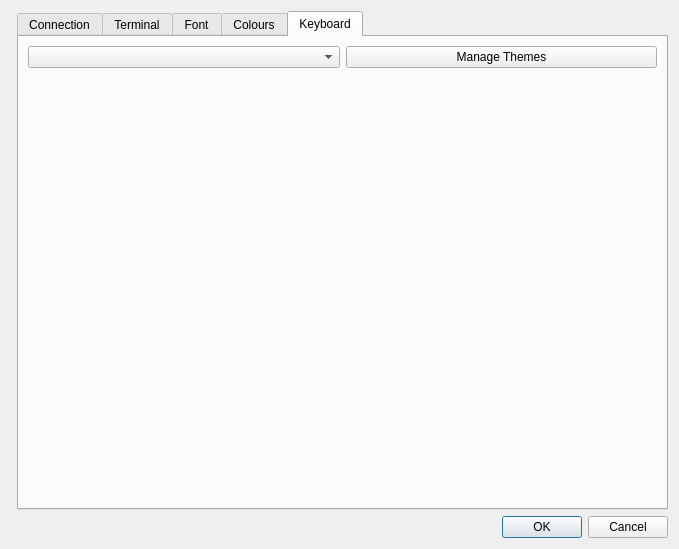
<?xml version="1.0" encoding="UTF-8"?>
<ui version="4.0">
 <class>PreferencesDialog</class>
 <widget class="QDialog" name="PreferencesDialog">
  <property name="geometry">
   <rect>
    <x>0</x>
    <y>0</y>
    <width>679</width>
    <height>549</height>
   </rect>
  </property>
  <property name="sizePolicy">
   <sizepolicy hsizetype="Preferred" vsizetype="Preferred">
    <horstretch>0</horstretch>
    <verstretch>0</verstretch>
   </sizepolicy>
  </property>
  <property name="windowTitle">
   <string>Dialog</string>
  </property>
  <layout class="QFormLayout" name="formLayout_2">
   <item row="0" column="1">
    <widget class="QTabWidget" name="TabsWidget">
     <property name="sizePolicy">
      <sizepolicy hsizetype="Expanding" vsizetype="Expanding">
       <horstretch>0</horstretch>
       <verstretch>1</verstretch>
      </sizepolicy>
     </property>
     <property name="currentIndex">
      <number>4</number>
     </property>
     <widget class="QWidget" name="connection">
      <attribute name="title">
       <string>Connection</string>
      </attribute>
      <layout class="QGridLayout" name="gridLayout_8" rowstretch="0,0,0,0,0,0">
       <item row="2" column="1">
        <widget class="QLineEdit" name="hostLU">
         <property name="enabled">
          <bool>true</bool>
         </property>
        </widget>
       </item>
       <item row="5" column="1">
        <spacer name="verticalSpacer_5">
         <property name="orientation">
          <enum>Qt::Vertical</enum>
         </property>
         <property name="sizeHint" stdset="0">
          <size>
           <width>20</width>
           <height>40</height>
          </size>
         </property>
        </spacer>
       </item>
       <item row="2" column="0">
        <widget class="QLabel" name="label_25">
         <property name="text">
          <string>LU Name</string>
         </property>
        </widget>
       </item>
       <item row="1" column="1">
        <widget class="QLineEdit" name="hostPort">
         <property name="enabled">
          <bool>true</bool>
         </property>
         <property name="sizePolicy">
          <sizepolicy hsizetype="Expanding" vsizetype="Fixed">
           <horstretch>0</horstretch>
           <verstretch>0</verstretch>
          </sizepolicy>
         </property>
        </widget>
       </item>
       <item row="0" column="0">
        <widget class="QLabel" name="label_23">
         <property name="text">
          <string>Hostname or IP address</string>
         </property>
        </widget>
       </item>
       <item row="1" column="0">
        <widget class="QLabel" name="label_24">
         <property name="text">
          <string>Port</string>
         </property>
        </widget>
       </item>
       <item row="0" column="1">
        <widget class="QLineEdit" name="hostName">
         <property name="enabled">
          <bool>true</bool>
         </property>
         <property name="sizePolicy">
          <sizepolicy hsizetype="Expanding" vsizetype="Fixed">
           <horstretch>0</horstretch>
           <verstretch>0</verstretch>
          </sizepolicy>
         </property>
        </widget>
       </item>
       <item row="3" column="0" rowspan="2" colspan="2">
        <widget class="QGroupBox" name="groupBox_7">
         <property name="title">
          <string>Security</string>
         </property>
         <layout class="QFormLayout" name="formLayout_4">
          <item row="0" column="0">
           <layout class="QGridLayout" name="gridLayout_7">
            <item row="0" column="0">
             <widget class="QCheckBox" name="secureConnection">
              <property name="text">
               <string>Secure connection</string>
              </property>
             </widget>
            </item>
           </layout>
          </item>
          <item row="2" column="0">
           <layout class="QGridLayout" name="gridLayout_9"/>
          </item>
          <item row="1" column="0">
           <widget class="QCheckBox" name="verifyCerts">
            <property name="enabled">
             <bool>false</bool>
            </property>
            <property name="text">
             <string>Verify certificate</string>
            </property>
           </widget>
          </item>
         </layout>
        </widget>
       </item>
      </layout>
     </widget>
     <widget class="QWidget" name="Terminal">
      <attribute name="title">
       <string>Terminal</string>
      </attribute>
      <layout class="QGridLayout" name="gridLayout_2">
       <item row="1" column="0" rowspan="2">
        <layout class="QVBoxLayout" name="verticalLayout">
         <item>
          <layout class="QHBoxLayout" name="horizontalLayout">
           <item>
            <widget class="QGroupBox" name="groupBox">
             <property name="title">
              <string>Terminal Characteristics</string>
             </property>
             <layout class="QVBoxLayout" name="verticalLayout_6">
              <item>
               <widget class="QLabel" name="label_7">
                <property name="font">
                 <font>
                  <bold>true</bold>
                 </font>
                </property>
                <property name="text">
                 <string>Model</string>
                </property>
               </widget>
              </item>
              <item>
               <widget class="QComboBox" name="terminalType">
                <property name="frame">
                 <bool>true</bool>
                </property>
                <item>
                 <property name="text">
                  <string>Model 2 (24x80)</string>
                 </property>
                </item>
                <item>
                 <property name="text">
                  <string>Model 3 (32x80)</string>
                 </property>
                </item>
                <item>
                 <property name="text">
                  <string>Model 4 (43x80)</string>
                 </property>
                </item>
                <item>
                 <property name="text">
                  <string>Model 5 (27x132)</string>
                 </property>
                </item>
                <item>
                 <property name="text">
                  <string>Dynamic</string>
                 </property>
                </item>
               </widget>
              </item>
              <item>
               <widget class="QLabel" name="label_5">
                <property name="font">
                 <font>
                  <bold>true</bold>
                 </font>
                </property>
                <property name="text">
                 <string>Dynamic Size</string>
                </property>
               </widget>
              </item>
              <item>
               <layout class="QGridLayout" name="gridLayout_3">
                <item row="1" column="0">
                 <widget class="QSpinBox" name="terminalRows">
                  <property name="enabled">
                   <bool>false</bool>
                  </property>
                  <property name="maximum">
                   <number>999</number>
                  </property>
                 </widget>
                </item>
                <item row="1" column="1">
                 <widget class="QLabel" name="label_6">
                  <property name="text">
                   <string>x</string>
                  </property>
                  <property name="alignment">
                   <set>Qt::AlignCenter</set>
                  </property>
                 </widget>
                </item>
                <item row="0" column="2">
                 <widget class="QLabel" name="label_9">
                  <property name="text">
                   <string>Columns</string>
                  </property>
                 </widget>
                </item>
                <item row="1" column="2">
                 <widget class="QSpinBox" name="terminalCols">
                  <property name="enabled">
                   <bool>false</bool>
                  </property>
                  <property name="maximum">
                   <number>999</number>
                  </property>
                 </widget>
                </item>
                <item row="0" column="0">
                 <widget class="QLabel" name="label_8">
                  <property name="text">
                   <string>Rows</string>
                  </property>
                 </widget>
                </item>
                <item row="1" column="3">
                 <spacer name="horizontalSpacer_2">
                  <property name="orientation">
                   <enum>Qt::Horizontal</enum>
                  </property>
                  <property name="sizeHint" stdset="0">
                   <size>
                    <width>40</width>
                    <height>20</height>
                   </size>
                  </property>
                 </spacer>
                </item>
               </layout>
              </item>
              <item>
               <widget class="QCheckBox" name="stretch">
                <property name="text">
                 <string>Stretch screen to fit window</string>
                </property>
                <property name="checked">
                 <bool>true</bool>
                </property>
               </widget>
              </item>
              <item>
               <widget class="QLabel" name="label_26">
                <property name="font">
                 <font>
                  <bold>true</bold>
                 </font>
                </property>
                <property name="text">
                 <string>Terminal Code Page</string>
                </property>
               </widget>
              </item>
              <item>
               <widget class="QComboBox" name="CodePages"/>
              </item>
              <item>
               <spacer name="verticalSpacer">
                <property name="orientation">
                 <enum>Qt::Vertical</enum>
                </property>
                <property name="sizeHint" stdset="0">
                 <size>
                  <width>20</width>
                  <height>40</height>
                 </size>
                </property>
               </spacer>
              </item>
             </layout>
            </widget>
           </item>
           <item>
            <layout class="QVBoxLayout" name="verticalLayout_3">
             <item>
              <widget class="QGroupBox" name="groupBox_2">
               <property name="title">
                <string>Cursor Settings</string>
               </property>
               <layout class="QGridLayout" name="gridLayout_5">
                <item row="0" column="0" colspan="2">
                 <widget class="QCheckBox" name="cursorColour">
                  <property name="text">
                   <string>Inherit colour of underlying character</string>
                  </property>
                 </widget>
                </item>
                <item row="3" column="0" colspan="2">
                 <widget class="QSlider" name="cursorBlinkSpeed">
                  <property name="minimum">
                   <number>1</number>
                  </property>
                  <property name="maximum">
                   <number>4</number>
                  </property>
                  <property name="singleStep">
                   <number>1</number>
                  </property>
                  <property name="pageStep">
                   <number>1</number>
                  </property>
                  <property name="orientation">
                   <enum>Qt::Horizontal</enum>
                  </property>
                  <property name="invertedAppearance">
                   <bool>false</bool>
                  </property>
                  <property name="tickPosition">
                   <enum>QSlider::TicksBelow</enum>
                  </property>
                  <property name="tickInterval">
                   <number>1</number>
                  </property>
                 </widget>
                </item>
                <item row="2" column="0">
                 <widget class="QLabel" name="label">
                  <property name="text">
                   <string>Blink Speed</string>
                  </property>
                 </widget>
                </item>
                <item row="4" column="0" colspan="2">
                 <layout class="QHBoxLayout" name="horizontalLayout_4">
                  <item>
                   <widget class="QLabel" name="label_2">
                    <property name="text">
                     <string>Slow</string>
                    </property>
                   </widget>
                  </item>
                  <item>
                   <widget class="QLabel" name="label_3">
                    <property name="sizePolicy">
                     <sizepolicy hsizetype="Preferred" vsizetype="Preferred">
                      <horstretch>0</horstretch>
                      <verstretch>0</verstretch>
                     </sizepolicy>
                    </property>
                    <property name="text">
                     <string>Fast</string>
                    </property>
                    <property name="alignment">
                     <set>Qt::AlignRight|Qt::AlignTrailing|Qt::AlignVCenter</set>
                    </property>
                   </widget>
                  </item>
                 </layout>
                </item>
                <item row="1" column="0" colspan="2">
                 <widget class="QCheckBox" name="cursorBlink">
                  <property name="text">
                   <string>Blink</string>
                  </property>
                 </widget>
                </item>
                <item row="6" column="0" colspan="2">
                 <layout class="QGridLayout" name="gridLayout_6">
                  <item row="0" column="4">
                   <widget class="QComboBox" name="crosshair">
                    <property name="enabled">
                     <bool>false</bool>
                    </property>
                   </widget>
                  </item>
                  <item row="0" column="3">
                   <widget class="QLabel" name="label_22">
                    <property name="text">
                     <string>Style</string>
                    </property>
                   </widget>
                  </item>
                  <item row="0" column="1">
                   <widget class="QCheckBox" name="rulerOn">
                    <property name="text">
                     <string>Display Ruler</string>
                    </property>
                   </widget>
                  </item>
                  <item row="0" column="2">
                   <spacer name="horizontalSpacer">
                    <property name="orientation">
                     <enum>Qt::Horizontal</enum>
                    </property>
                    <property name="sizeHint" stdset="0">
                     <size>
                      <width>40</width>
                      <height>20</height>
                     </size>
                    </property>
                   </spacer>
                  </item>
                 </layout>
                </item>
                <item row="5" column="0">
                 <spacer name="verticalSpacer_4">
                  <property name="orientation">
                   <enum>Qt::Vertical</enum>
                  </property>
                  <property name="sizeHint" stdset="0">
                   <size>
                    <width>20</width>
                    <height>40</height>
                   </size>
                  </property>
                 </spacer>
                </item>
               </layout>
              </widget>
             </item>
             <item>
              <widget class="QGroupBox" name="groupBox_5">
               <property name="title">
                <string>Tweaks</string>
               </property>
               <layout class="QVBoxLayout" name="verticalLayout_4">
                <item>
                 <widget class="QCheckBox" name="deleteSameLine">
                  <property name="text">
                   <string>Delete honours current line only</string>
                  </property>
                 </widget>
                </item>
                <item>
                 <widget class="QCheckBox" name="backspaceStop">
                  <property name="text">
                   <string>Backspace stops at field start</string>
                  </property>
                 </widget>
                </item>
                <item>
                 <spacer name="verticalSpacer_3">
                  <property name="orientation">
                   <enum>Qt::Vertical</enum>
                  </property>
                  <property name="sizeHint" stdset="0">
                   <size>
                    <width>20</width>
                    <height>40</height>
                   </size>
                  </property>
                 </spacer>
                </item>
               </layout>
              </widget>
             </item>
            </layout>
           </item>
          </layout>
         </item>
        </layout>
       </item>
      </layout>
     </widget>
     <widget class="QWidget" name="FontTab">
      <attribute name="title">
       <string>Font</string>
      </attribute>
      <layout class="QVBoxLayout" name="verticalLayout_10">
       <item>
        <layout class="QVBoxLayout" name="FontLayout">
         <item>
          <layout class="QVBoxLayout" name="verticalLayout_5"/>
         </item>
         <item>
          <layout class="QGridLayout" name="gridLayout">
           <item row="0" column="0">
            <widget class="QGroupBox" name="groupBox_6">
             <property name="title">
              <string>Font Tweaks</string>
             </property>
             <layout class="QVBoxLayout" name="verticalLayout_8">
              <item>
               <widget class="QComboBox" name="comboBox">
                <item>
                 <property name="text">
                  <string>Leave Zero As Font</string>
                 </property>
                </item>
                <item>
                 <property name="text">
                  <string>Add a dot to Zero</string>
                 </property>
                </item>
                <item>
                 <property name="text">
                  <string>Add a slash to zero</string>
                 </property>
                </item>
               </widget>
              </item>
             </layout>
            </widget>
           </item>
          </layout>
         </item>
        </layout>
       </item>
      </layout>
     </widget>
     <widget class="QWidget" name="Colours">
      <attribute name="title">
       <string>Colours</string>
      </attribute>
      <layout class="QHBoxLayout" name="horizontalLayout_2">
       <item>
        <layout class="QVBoxLayout" name="verticalLayout_2">
         <item>
          <widget class="QLabel" name="label_21">
           <property name="text">
            <string>Colour Theme</string>
           </property>
          </widget>
         </item>
         <item>
          <layout class="QHBoxLayout" name="horizontalLayout_5">
           <item>
            <widget class="QComboBox" name="colourTheme">
             <property name="editable">
              <bool>false</bool>
             </property>
             <item>
              <property name="text">
               <string>Factory</string>
              </property>
             </item>
            </widget>
           </item>
           <item>
            <widget class="QPushButton" name="manageColourThemes">
             <property name="enabled">
              <bool>true</bool>
             </property>
             <property name="text">
              <string>Manage Themes</string>
             </property>
             <property name="autoDefault">
              <bool>false</bool>
             </property>
            </widget>
           </item>
          </layout>
         </item>
         <item>
          <spacer name="verticalSpacer_2">
           <property name="orientation">
            <enum>Qt::Vertical</enum>
           </property>
           <property name="sizeHint" stdset="0">
            <size>
             <width>20</width>
             <height>40</height>
            </size>
           </property>
          </spacer>
         </item>
         <item>
          <layout class="QHBoxLayout" name="horizontalLayout_3">
           <item>
            <widget class="QGroupBox" name="groupBox_3">
             <property name="enabled">
              <bool>true</bool>
             </property>
             <property name="title">
              <string>Base Colours</string>
             </property>
             <layout class="QFormLayout" name="formLayout">
              <item row="0" column="0">
               <widget class="QLabel" name="label_4">
                <property name="text">
                 <string>Unprotected</string>
                </property>
                <property name="buddy">
                 <cstring>baseUnprotected</cstring>
                </property>
               </widget>
              </item>
              <item row="0" column="1">
               <widget class="QPushButton" name="baseUnprotected">
                <property name="enabled">
                 <bool>false</bool>
                </property>
                <property name="styleSheet">
                 <string notr="true">background-color: #ff00ff</string>
                </property>
                <property name="text">
                 <string/>
                </property>
               </widget>
              </item>
              <item row="1" column="0">
               <widget class="QLabel" name="label_10">
                <property name="text">
                 <string>Protected</string>
                </property>
                <property name="buddy">
                 <cstring>baseProtected</cstring>
                </property>
               </widget>
              </item>
              <item row="1" column="1">
               <widget class="QPushButton" name="baseProtected">
                <property name="enabled">
                 <bool>false</bool>
                </property>
                <property name="text">
                 <string/>
                </property>
               </widget>
              </item>
              <item row="2" column="0">
               <widget class="QLabel" name="label_11">
                <property name="text">
                 <string>Unprotected, Intensified</string>
                </property>
                <property name="buddy">
                 <cstring>baseUnprotectedIntensify</cstring>
                </property>
               </widget>
              </item>
              <item row="2" column="1">
               <widget class="QPushButton" name="baseUnprotectedIntensify">
                <property name="enabled">
                 <bool>false</bool>
                </property>
                <property name="text">
                 <string/>
                </property>
               </widget>
              </item>
              <item row="3" column="0">
               <widget class="QLabel" name="label_12">
                <property name="text">
                 <string>Protected, Intensified</string>
                </property>
                <property name="buddy">
                 <cstring>baseProtectedIntensify</cstring>
                </property>
               </widget>
              </item>
              <item row="3" column="1">
               <widget class="QPushButton" name="baseProtectedIntensify">
                <property name="enabled">
                 <bool>false</bool>
                </property>
                <property name="text">
                 <string/>
                </property>
               </widget>
              </item>
             </layout>
            </widget>
           </item>
           <item>
            <widget class="QGroupBox" name="groupBox_4">
             <property name="enabled">
              <bool>true</bool>
             </property>
             <property name="title">
              <string>Extended Colours</string>
             </property>
             <layout class="QFormLayout" name="formLayout_3">
              <item row="0" column="0">
               <widget class="QLabel" name="label_13">
                <property name="text">
                 <string>Black</string>
                </property>
               </widget>
              </item>
              <item row="0" column="1">
               <widget class="QPushButton" name="colourBlack">
                <property name="enabled">
                 <bool>false</bool>
                </property>
                <property name="text">
                 <string/>
                </property>
                <property name="autoDefault">
                 <bool>false</bool>
                </property>
               </widget>
              </item>
              <item row="1" column="0">
               <widget class="QLabel" name="label_14">
                <property name="text">
                 <string>Blue</string>
                </property>
               </widget>
              </item>
              <item row="1" column="1">
               <widget class="QPushButton" name="colourBlue">
                <property name="enabled">
                 <bool>false</bool>
                </property>
                <property name="text">
                 <string/>
                </property>
               </widget>
              </item>
              <item row="2" column="0">
               <widget class="QLabel" name="label_15">
                <property name="text">
                 <string>Red</string>
                </property>
               </widget>
              </item>
              <item row="2" column="1">
               <widget class="QPushButton" name="colourRed">
                <property name="enabled">
                 <bool>false</bool>
                </property>
                <property name="text">
                 <string/>
                </property>
               </widget>
              </item>
              <item row="3" column="0">
               <widget class="QLabel" name="label_16">
                <property name="text">
                 <string>Magenta (Pink)</string>
                </property>
               </widget>
              </item>
              <item row="3" column="1">
               <widget class="QPushButton" name="colourPink">
                <property name="enabled">
                 <bool>false</bool>
                </property>
                <property name="text">
                 <string/>
                </property>
               </widget>
              </item>
              <item row="4" column="0">
               <widget class="QLabel" name="label_17">
                <property name="text">
                 <string>Green</string>
                </property>
               </widget>
              </item>
              <item row="4" column="1">
               <widget class="QPushButton" name="colourGreen">
                <property name="enabled">
                 <bool>false</bool>
                </property>
                <property name="text">
                 <string/>
                </property>
               </widget>
              </item>
              <item row="5" column="0">
               <widget class="QLabel" name="label_18">
                <property name="text">
                 <string>Cyan (Turquoise)</string>
                </property>
               </widget>
              </item>
              <item row="5" column="1">
               <widget class="QPushButton" name="colourTurq">
                <property name="enabled">
                 <bool>false</bool>
                </property>
                <property name="text">
                 <string/>
                </property>
               </widget>
              </item>
              <item row="6" column="0">
               <widget class="QLabel" name="label_19">
                <property name="text">
                 <string>Yellow</string>
                </property>
               </widget>
              </item>
              <item row="6" column="1">
               <widget class="QPushButton" name="colourYellow">
                <property name="enabled">
                 <bool>false</bool>
                </property>
                <property name="text">
                 <string/>
                </property>
               </widget>
              </item>
              <item row="7" column="0">
               <widget class="QLabel" name="label_20">
                <property name="text">
                 <string>White</string>
                </property>
               </widget>
              </item>
              <item row="7" column="1">
               <widget class="QPushButton" name="colourWhite">
                <property name="enabled">
                 <bool>false</bool>
                </property>
                <property name="text">
                 <string/>
                </property>
                <property name="autoDefault">
                 <bool>false</bool>
                </property>
               </widget>
              </item>
             </layout>
            </widget>
           </item>
          </layout>
         </item>
        </layout>
       </item>
      </layout>
     </widget>
     <widget class="QWidget" name="KeyboardTab">
      <attribute name="title">
       <string>Keyboard</string>
      </attribute>
      <layout class="QVBoxLayout" name="verticalLayout_7" stretch="0,1">
       <item>
        <layout class="QHBoxLayout" name="horizontalLayout_6">
         <item>
          <widget class="QComboBox" name="keyboardTheme"/>
         </item>
         <item>
          <widget class="QPushButton" name="manageKeyboardThemes">
           <property name="text">
            <string>Manage Themes</string>
           </property>
          </widget>
         </item>
        </layout>
       </item>
       <item>
        <widget class="KeyboardMapWidget" name="KeyboardMap" native="true"/>
       </item>
      </layout>
     </widget>
    </widget>
   </item>
   <item row="3" column="1">
    <layout class="QHBoxLayout" name="ButtonLayout">
     <property name="spacing">
      <number>6</number>
     </property>
     <item>
      <widget class="QDialogButtonBox" name="buttonBox">
       <property name="standardButtons">
        <set>QDialogButtonBox::Cancel|QDialogButtonBox::Ok</set>
       </property>
      </widget>
     </item>
    </layout>
   </item>
  </layout>
 </widget>
 <customwidgets>
  <customwidget>
   <class>KeyboardMapWidget</class>
   <extends>QWidget</extends>
   <header>Preferences/KeyboardMapWidget.h</header>
   <container>1</container>
  </customwidget>
 </customwidgets>
 <tabstops>
  <tabstop>hostName</tabstop>
  <tabstop>hostPort</tabstop>
  <tabstop>hostLU</tabstop>
  <tabstop>terminalType</tabstop>
  <tabstop>terminalRows</tabstop>
  <tabstop>terminalCols</tabstop>
  <tabstop>stretch</tabstop>
  <tabstop>cursorColour</tabstop>
  <tabstop>cursorBlink</tabstop>
  <tabstop>cursorBlinkSpeed</tabstop>
  <tabstop>rulerOn</tabstop>
  <tabstop>crosshair</tabstop>
  <tabstop>deleteSameLine</tabstop>
  <tabstop>backspaceStop</tabstop>
  <tabstop>comboBox</tabstop>
  <tabstop>colourTheme</tabstop>
  <tabstop>manageColourThemes</tabstop>
  <tabstop>baseUnprotected</tabstop>
  <tabstop>baseProtected</tabstop>
  <tabstop>baseUnprotectedIntensify</tabstop>
  <tabstop>baseProtectedIntensify</tabstop>
  <tabstop>colourBlack</tabstop>
  <tabstop>colourBlue</tabstop>
  <tabstop>colourRed</tabstop>
  <tabstop>colourPink</tabstop>
  <tabstop>colourGreen</tabstop>
  <tabstop>colourTurq</tabstop>
  <tabstop>colourYellow</tabstop>
  <tabstop>colourWhite</tabstop>
 </tabstops>
 <resources/>
 <connections>
  <connection>
   <sender>buttonBox</sender>
   <signal>rejected()</signal>
   <receiver>PreferencesDialog</receiver>
   <slot>reject()</slot>
   <hints>
    <hint type="sourcelabel">
     <x>599</x>
     <y>422</y>
    </hint>
    <hint type="destinationlabel">
     <x>270</x>
     <y>176</y>
    </hint>
   </hints>
  </connection>
  <connection>
   <sender>buttonBox</sender>
   <signal>accepted()</signal>
   <receiver>PreferencesDialog</receiver>
   <slot>accept()</slot>
   <hints>
    <hint type="sourcelabel">
     <x>599</x>
     <y>422</y>
    </hint>
    <hint type="destinationlabel">
     <x>270</x>
     <y>176</y>
    </hint>
   </hints>
  </connection>
  <connection>
   <sender>terminalType</sender>
   <signal>currentIndexChanged(int)</signal>
   <receiver>PreferencesDialog</receiver>
   <slot>terminalModelDropDownChanged(int)</slot>
   <hints>
    <hint type="sourcelabel">
     <x>122</x>
     <y>112</y>
    </hint>
    <hint type="destinationlabel">
     <x>362</x>
     <y>211</y>
    </hint>
   </hints>
  </connection>
  <connection>
   <sender>cursorBlink</sender>
   <signal>clicked(bool)</signal>
   <receiver>cursorBlinkSpeed</receiver>
   <slot>setEnabled(bool)</slot>
   <hints>
    <hint type="sourcelabel">
     <x>735</x>
     <y>130</y>
    </hint>
    <hint type="destinationlabel">
     <x>393</x>
     <y>179</y>
    </hint>
   </hints>
  </connection>
  <connection>
   <sender>colourTheme</sender>
   <signal>currentIndexChanged(int)</signal>
   <receiver>PreferencesDialog</receiver>
   <slot>colourThemeDropDownChanged(int)</slot>
   <hints>
    <hint type="sourcelabel">
     <x>303</x>
     <y>85</y>
    </hint>
    <hint type="destinationlabel">
     <x>303</x>
     <y>214</y>
    </hint>
   </hints>
  </connection>
  <connection>
   <sender>manageColourThemes</sender>
   <signal>clicked()</signal>
   <receiver>PreferencesDialog</receiver>
   <slot>manageColourThemes()</slot>
   <hints>
    <hint type="sourcelabel">
     <x>449</x>
     <y>73</y>
    </hint>
    <hint type="destinationlabel">
     <x>303</x>
     <y>214</y>
    </hint>
   </hints>
  </connection>
  <connection>
   <sender>keyboardTheme</sender>
   <signal>currentIndexChanged(int)</signal>
   <receiver>PreferencesDialog</receiver>
   <slot>keyboardThemeDropDownChanged(int)</slot>
   <hints>
    <hint type="sourcelabel">
     <x>160</x>
     <y>50</y>
    </hint>
    <hint type="destinationlabel">
     <x>303</x>
     <y>214</y>
    </hint>
   </hints>
  </connection>
  <connection>
   <sender>rulerOn</sender>
   <signal>clicked(bool)</signal>
   <receiver>crosshair</receiver>
   <slot>setEnabled(bool)</slot>
   <hints>
    <hint type="sourcelabel">
     <x>385</x>
     <y>215</y>
    </hint>
    <hint type="destinationlabel">
     <x>545</x>
     <y>215</y>
    </hint>
   </hints>
  </connection>
  <connection>
   <sender>manageKeyboardThemes</sender>
   <signal>clicked()</signal>
   <receiver>PreferencesDialog</receiver>
   <slot>manageKeyboardThemes()</slot>
   <hints>
    <hint type="sourcelabel">
     <x>502</x>
     <y>53</y>
    </hint>
    <hint type="destinationlabel">
     <x>339</x>
     <y>274</y>
    </hint>
   </hints>
  </connection>
  <connection>
   <sender>secureConnection</sender>
   <signal>stateChanged(int)</signal>
   <receiver>PreferencesDialog</receiver>
   <slot>securityChanged(int)</slot>
   <hints>
    <hint type="sourcelabel">
     <x>153</x>
     <y>152</y>
    </hint>
    <hint type="destinationlabel">
     <x>339</x>
     <y>274</y>
    </hint>
   </hints>
  </connection>
 </connections>
 <slots>
  <slot>terminalModelDropDownChanged(int)</slot>
  <slot>changeBlink(int)</slot>
  <slot>changeBlinkSpeed(int)</slot>
  <slot>selectColour()</slot>
  <slot>saveSettings()</slot>
  <slot>colourThemeDropDownChanged(int)</slot>
  <slot>manageColourThemes()</slot>
  <slot>manageKeyboardThemes()</slot>
  <slot>keyboardThemeDropDownChanged(int)</slot>
  <slot>securityChanged(int)</slot>
 </slots>
</ui>
